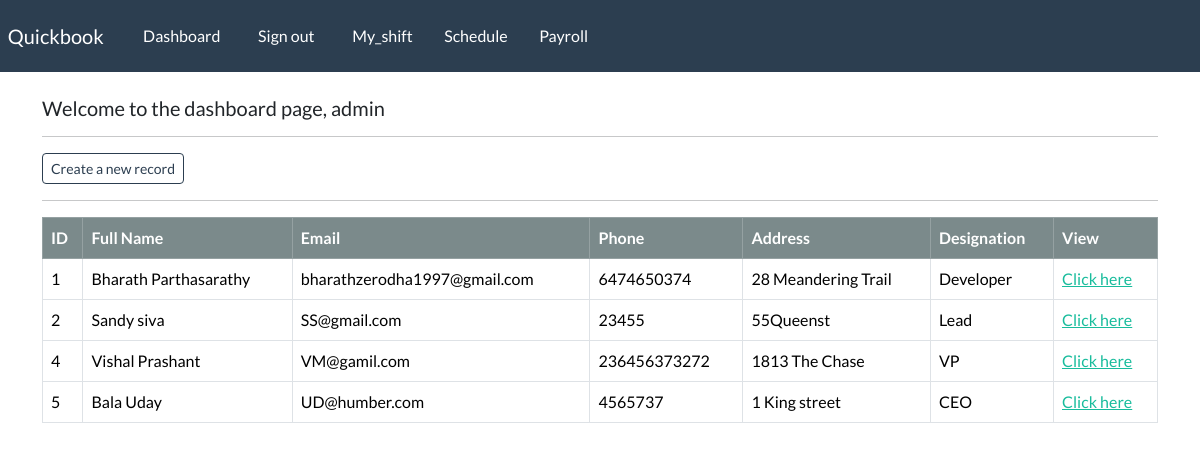
The page /dashboard (signed in) on the database its author committed.
### webapp/models.py (models this page shows, shortened)
class employee_record(models.Model):
    emp_id = models.AutoField(primary_key=True)
    emp_fname = models.CharField(max_length=100)
    emp_lname = models.CharField(max_length=100)
    emp_email = models.CharField(max_length=100)
    emp_phone = models.IntegerField()
    emp_address = models.CharField(max_length=250)
    emp_designation = models.CharField(max_length=100)

### webapp/views.py (the view)
# urls.py: path('dashboard', views.dashboard,name="dashboard"),
@login_required(login_url='my-login')
def dashboard(request):
      my_records = employee_record.objects.all()
      context = {'records': my_records}
      return render(request, 'webapp/dashboard.html', context=context)

### webapp/templates/webapp/dashboard.html
{% extends 'webapp/base.html' %}
{% block content %}
    <h5> Welcome to the dashboard page, {{user}} </h5>
    <hr>
    <a class="btn btn-outline-primary btn-sm" href="{% url 'create-record' %}">
            Create a new record
    </a>
    <hr>
    <table class="table table-hover table-bordered">
        <thead class="table-dark">
            <tr>
                <th scope="col"> ID </th>
                <th scope="col"> Full Name </th>
                <th scope="col"> Email </th>
                <th scope="col"> Phone </th>
                <th scope="col"> Address </th>
                <th scope="col"> Designation </th>
                <th scope="col"> View </th>
            </tr>
        </thead>
        <tbody>
        {% if records %}
            {% for record in records %}
                <tr>
                    <td> {{record.emp_id}} </td>
                    <td> {{record.emp_fname}}  {{record.emp_lname}} </td>
                    <td> {{record.emp_email}} </td>
                    <td> {{record.emp_phone}} </td>
                    <td> {{record.emp_address}} </td>
                    <td> {{record.emp_designation}} </td>
                    <td> <a href="{% url 'record' record.emp_id %}"> Click here </a> </td>
                </tr>
            {% endfor %}
        {% endif %}
        </tbody>
    </table>
{% endblock %}

### rows shown on the page
employee_record: emp_id "1", emp_fname "Bharath", emp_lname "Parthasarathy", emp_email "bharathzerodha1997@gmail.com", emp_phone "6474650374", emp_address "28 Meandering Trail", emp_designation "Developer"
employee_record: emp_id "2", emp_fname "Sandy", emp_lname "siva", emp_email "SS@gmail.com", emp_phone "23455", emp_address "55Queenst", emp_designation "Lead"
employee_record: emp_id "4", emp_fname "Vishal", emp_lname "Prashant", emp_email "VM@gamil.com", emp_phone "236456373272", emp_address "1813 The Chase", emp_designation "VP"
employee_record: emp_id "5", emp_fname "Bala", emp_lname "Uday", emp_email "UD@humber.com", emp_phone "4565737", emp_address "1 King street", emp_designation "CEO"

### other values the page prints
{{ user }} "admin"
